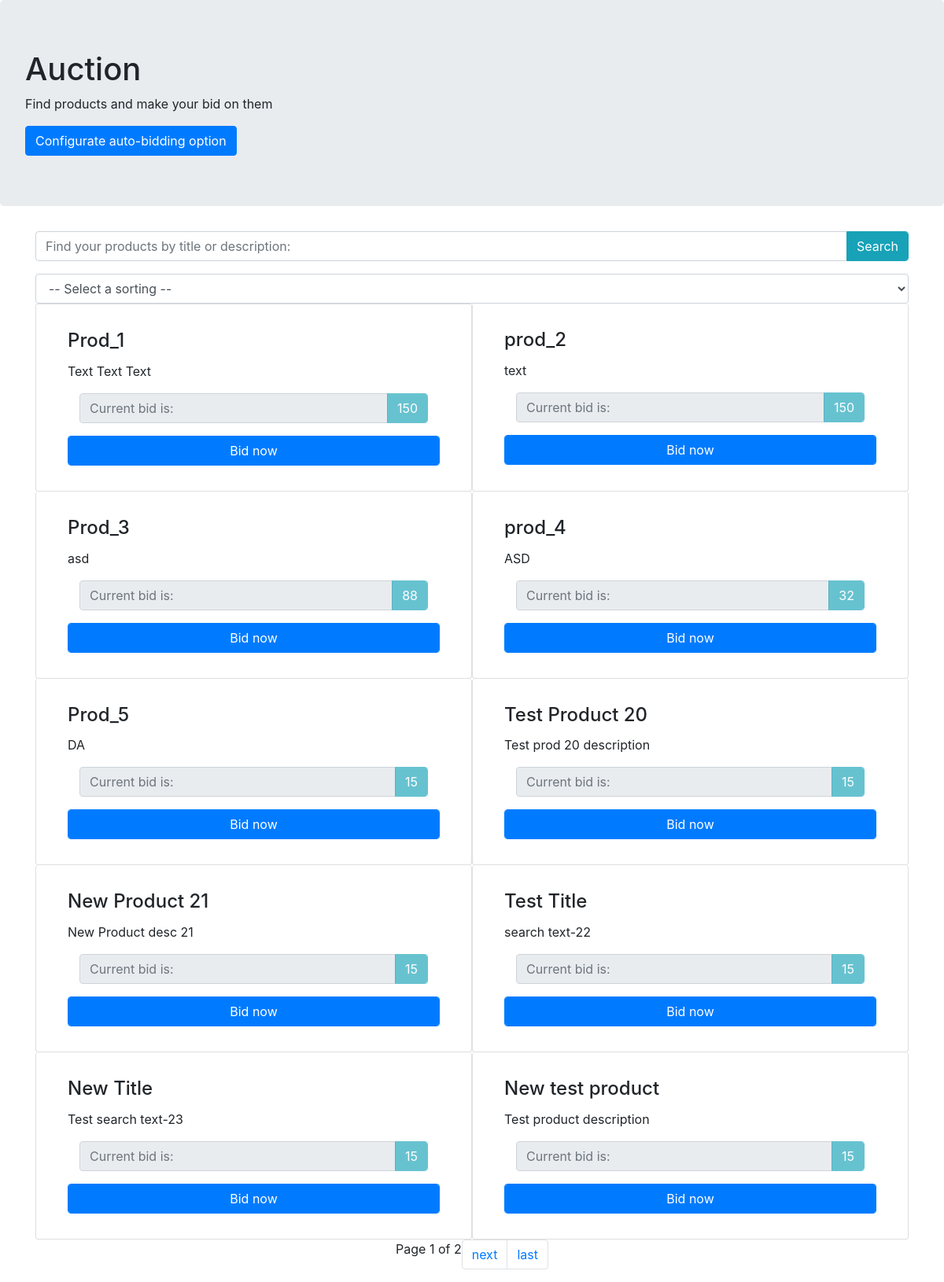
The page / (signed in) on the database its author committed.
### home_page/models.py (models this page shows)
class Product(models.Model):
    title = models.CharField(max_length=255)
    description = models.TextField()
    current_bid = models.IntegerField(default=15)
    close_date = models.DateTimeField(default=set_close_date)

### home_page/views.py (the view)
# urls.py: path('', views.HomePageView.as_view()),
class HomePageView(LoginRequiredMixin, ListView):
    model = Product
    template_name = "home.html"
    paginate_by = 10
    context_object_name = "products"
    def get_ordering(self):
        ordering = self.request.GET.get('ordering')
        if ordering not in ["current_bid", "-current_bid"]:
            ordering = "id"
        return ordering
    def get_queryset(self):
        query = Q()
        queryset = self.model.objects.all()
        search_text = self.request.GET.get('search')
        if search_text:
            query &= Q(title__icontains=search_text) | Q(description__icontains=search_text)
        ordering = self.get_ordering()
        return queryset.filter(query).order_by(ordering)

### templates/home.html (shortened to what this page needs)
<!DOCTYPE html>
<html lang="en">
<head>
    <link rel="stylesheet" href="https://maxcdn.bootstrapcdn.com/bootstrap/4.5.2/css/bootstrap.min.css">
    {% load static %}
    <link rel="stylesheet" href="{% static "css/styles.css" %}">
</head>
<body>
    <div class="jumbotron">
        <h1>Auction</h1>
        <p>Find products and make your bid on them</p>
        <a class="btn btn-primary" href="/autobid"> Configurate auto-bidding option</a>
    </div>
    <div class="container input-group mb-3">
        <input type="search" id="search-text" class="form-control" placeholder="Find your products by title or description:">
        <div class="input-group-append">
            <button id="search-btn" class="btn btn-info form-control">Search</button>
        </div>
    </div>
    <div class="container">
        <select name="ordering-dropdown" id="ordering-dropdown" class="form-control">
            <option selected value> -- Select a sorting -- </option>
        </select>
    </div>
    <div class="container">
        <div class="row">
            <div class="col-lg-12">
                <div class="list-group d-flex flex-row flex-wrap">
                    {% for product in products %}
                        <div class="card list-group-item w-50 d-flex">
                            <div class="card-body">
                                <h4 class="card-title"> {{ product.title }} </h4>
                                <p class="card-text"> {{ product.description|truncatechars:100 }} </p>
                                <div class="container input-group mb-3">
                                    <input disabled
                                           type="text"
                                           class="form-control"
                                           placeholder="Current bid is:">
                                    <div class="input-group-append">
                                        <button disabled
                                                class="btn btn-info form-control current-bid"
                                                id="product-{{ product.id }}"
                                        > {{ product.current_bid }} </button>
                                    </div>
                                </div>
                                <a href="/{{ product.id }}" class="card-link btn btn-primary form-control"> Bid now </a>
                            </div>
                        </div>
                    {% endfor %}
                </div>
            </div>
        </div>
    </div>
    <ul class="pagination justify-content-center">
        Page {{ page_obj.number }} of {{ page_obj.paginator.num_pages }}
        {% if page_obj.has_next %}
            <li class="page-item"><a class="page-link" name="{{ page_obj.next_page_number }}"> next </a></li>
            <li class="page-item"><a class="page-link" name="{{ page_obj.paginator.num_pages }}"> last </a></li>
        {% endif %}
    </ul>
</body>
</html>

### static/css/styles.css (style rules this page uses)
.page-item { cursor: pointer }
.current-bid { text-decoration-color: black; }

### rows shown on the page
Product: title "Prod_1", description "Text Text Text", current_bid "150"
Product: title "prod_2", description "text", current_bid "150"
Product: title "Prod_3", description "asd", current_bid "88"
Product: title "prod_4", description "ASD", current_bid "32"
Product: title "Prod_5", description "DA", current_bid "15"
Product: title "Test Product 20", description "Test prod 20 description", current_bid "15"
Product: title "New Product 21", description "New Product desc 21", current_bid "15"
Product: title "Test Title", description "search text-22", current_bid "15"
Product: title "New Title", description "Test search text-23", current_bid "15"
Product: title "New test product", description "Test product description", current_bid "15"

### other values the page prints
{{ page_obj.number }} "1"
{{ page_obj.paginator.num_pages }} "2"
